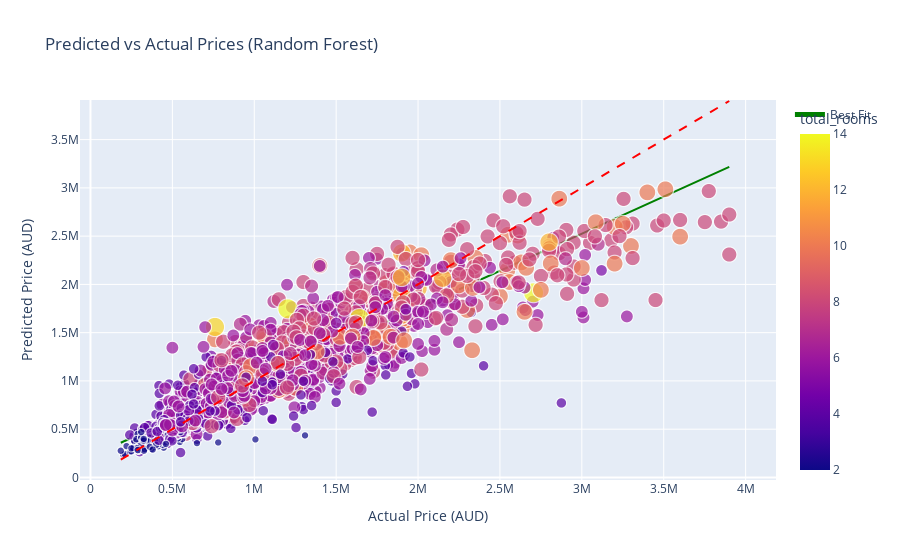
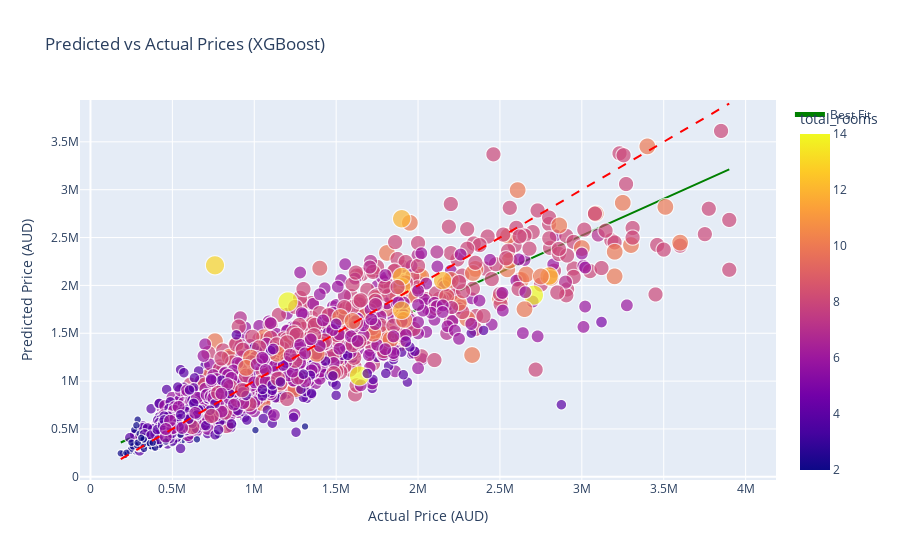

Notebook code cell kept with these figures, in order:
### Markdown cell above
*STEP 12:Predicted vs Actual scatter with perfect & best-fit lines*

### Code cell
# Prepare DataFrame for plotting
df_test = X_test.copy()
df_test['actual_price'] = y_test_orig.values
df_test['predicted_rf'] = pred_rf
df_test['predicted_xgb'] = pred_xgb

# Function to plot predicted vs actual
def plot_pred_vs_actual(df, model_col, title):
    x_col = 'actual_price'
    y_col = model_col
    
    fig = px.scatter(
        df,
        x=x_col,
        y=y_col,
        color=df[features[0]] if len(features) > 0 else None,
        size=df[features[0]] if len(features) > 0 else None,
        color_continuous_scale='Plasma',
        title=title,
        labels={x_col:'Actual Price (AUD)', y_col:'Predicted Price (AUD)'}
    )

    # Perfect prediction line y=x
    xmin, xmax = df[x_col].min(), df[x_col].max()
    fig.add_shape(
        type="line",
        x0=xmin, x1=xmax,
        y0=xmin, y1=xmax,
        line=dict(color="red", dash="dash"),
        name='Perfect'
    )

    # Best-fit line
    fit = LinearRegression().fit(df[[x_col]], df[y_col])
    y_fit = fit.predict(df[[x_col]])
    fig.add_trace(go.Scatter(
        x=df[x_col],
        y=y_fit,
        mode='lines',
        name='Best Fit',
        line=dict(color='green')
    ))

    # Hover formatting
    fig.update_traces(hovertemplate='<b>Actual:</b> ₹%{x:,.0f}<br><b>Predicted:</b> ₹%{y:,.0f}<br>')
    fig.show()

# Plot Random Forest
plot_pred_vs_actual(df_test, 'predicted_rf', 'Predicted vs Actual Prices (Random Forest)')

# Plot XGBoost
plot_pred_vs_actual(df_test, 'predicted_xgb', 'Predicted vs Actual Prices (XGBoost)')

### Figure 1 — Plotly figure (JSON) as saved in the notebook; plotly's stock layout.template omitted (floating-point values rounded to 4 significant figures; data arrays with more than 128 entries replaced by an {"elided": "..."} marker saying what was removed)
{"data": [{"hovertemplate": "<b>Actual:</b> ₹%{x:,.0f}<br><b>Predicted:</b> ₹%{y:,.0f}<br>", "legendgroup": "", "marker": {"color": {"elided": "2703 int values"}, "coloraxis": "coloraxis", "size": {"elided": "2703 int values"}, "sizemode": "area", "sizeref": 0.035, "symbol": "circle"}, "mode": "markers", "name": "", "showlegend": false, "type": "scattergl", "x": {"elided": "2703 float values"}, "xaxis": "x", "y": {"elided": "2703 float values"}, "yaxis": "y"}, {"hovertemplate": "<b>Actual:</b> ₹%{x:,.0f}<br><b>Predicted:</b> ₹%{y:,.0f}<br>", "line": {"color": "green"}, "mode": "lines", "name": "Best Fit", "type": "scatter", "x": {"elided": "2703 float values"}, "y": {"elided": "2703 float values"}}], "layout": {"coloraxis": {"colorbar": {"title": {"text": "total_rooms"}}, "colorscale": [[0, "#0d0887"], [0.1111, "#46039f"], [0.2222, "#7201a8"], [0.3333, "#9c179e"], [0.4444, "#bd3786"], [0.5556, "#d8576b"], [0.6667, "#ed7953"], [0.7778, "#fb9f3a"], [0.8889, "#fdca26"], [1, "#f0f921"]]}, "legend": {"itemsizing": "constant", "tracegroupgap": 0}, "shapes": [{"line": {"color": "red", "dash": "dash"}, "name": "Perfect", "type": "line", "x0": 185000.0, "x1": 3900000.0, "y0": 185000.0, "y1": 3900000.0}], "title": {"text": "Predicted vs Actual Prices (Random Forest)"}, "xaxis": {"anchor": "y", "domain": [0, 1], "title": {"text": "Actual Price (AUD)"}}, "yaxis": {"anchor": "x", "domain": [0, 1], "title": {"text": "Predicted Price (AUD)"}}}}

### Figure 2 — Plotly figure (JSON) as saved in the notebook; plotly's stock layout.template omitted (floating-point values rounded to 4 significant figures; data arrays with more than 128 entries replaced by an {"elided": "..."} marker saying what was removed)
{"data": [{"hovertemplate": "<b>Actual:</b> ₹%{x:,.0f}<br><b>Predicted:</b> ₹%{y:,.0f}<br>", "legendgroup": "", "marker": {"color": {"elided": "2703 int values"}, "coloraxis": "coloraxis", "size": {"elided": "2703 int values"}, "sizemode": "area", "sizeref": 0.035, "symbol": "circle"}, "mode": "markers", "name": "", "showlegend": false, "type": "scattergl", "x": {"elided": "2703 float values"}, "xaxis": "x", "y": {"elided": "2703 float values"}, "yaxis": "y"}, {"hovertemplate": "<b>Actual:</b> ₹%{x:,.0f}<br><b>Predicted:</b> ₹%{y:,.0f}<br>", "line": {"color": "green"}, "mode": "lines", "name": "Best Fit", "type": "scatter", "x": {"elided": "2703 float values"}, "y": {"elided": "2703 float values"}}], "layout": {"coloraxis": {"colorbar": {"title": {"text": "total_rooms"}}, "colorscale": [[0, "#0d0887"], [0.1111, "#46039f"], [0.2222, "#7201a8"], [0.3333, "#9c179e"], [0.4444, "#bd3786"], [0.5556, "#d8576b"], [0.6667, "#ed7953"], [0.7778, "#fb9f3a"], [0.8889, "#fdca26"], [1, "#f0f921"]]}, "legend": {"itemsizing": "constant", "tracegroupgap": 0}, "shapes": [{"line": {"color": "red", "dash": "dash"}, "name": "Perfect", "type": "line", "x0": 185000.0, "x1": 3900000.0, "y0": 185000.0, "y1": 3900000.0}], "title": {"text": "Predicted vs Actual Prices (XGBoost)"}, "xaxis": {"anchor": "y", "domain": [0, 1], "title": {"text": "Actual Price (AUD)"}}, "yaxis": {"anchor": "x", "domain": [0, 1], "title": {"text": "Predicted Price (AUD)"}}}}
